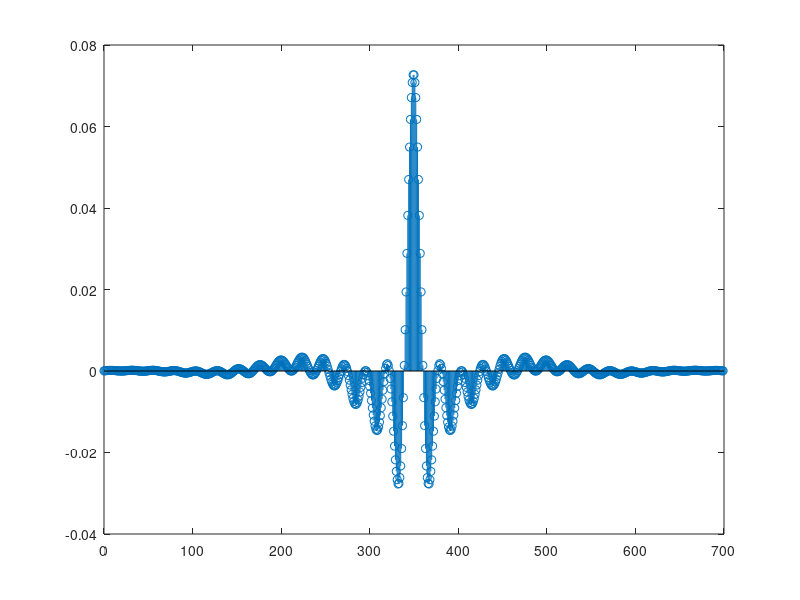
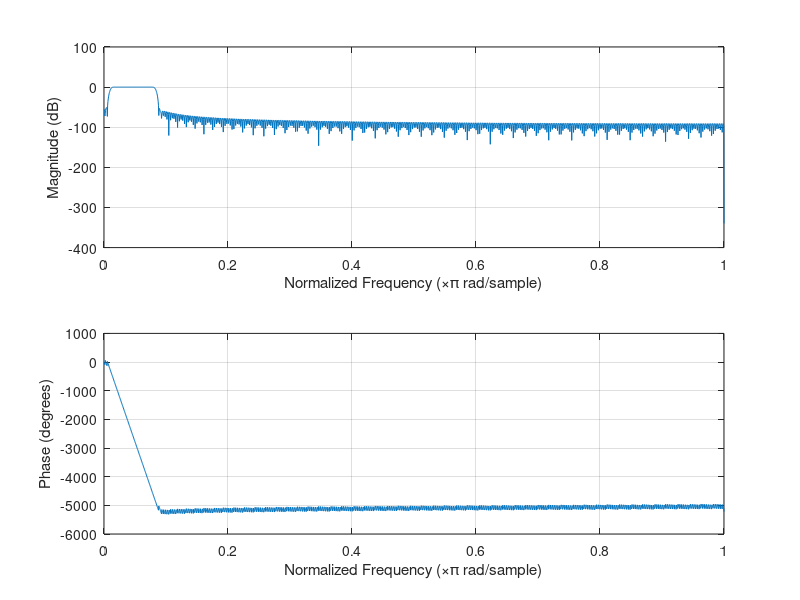

The MATLAB script that drew these images, in order: (Note: this script raises an error after producing the figures.)
fs = 48000; % sample rate
f1 = 250;
f2 = 2000;
f0 = (f2 - f1)/2 + f1;
w1 = (f1 / (fs / 2)) * pi;
w2 = (f2 / (fs / 2)) * pi;
w0 = (f0 / (fs / 2)) * pi; % centre frequency for bandpass filter
wb = w2 - w1; % bandwidth of bandpass filter
wc = wb / 2; % cutoff frequency for needed lowpass filter
N = 700; % number of filter coefficients
win = hamming(N)'; % window: transposed so .* can be used
n = 0:N-1;
L = (N-1)/2;
hLP_tmp = win .* ((wc/pi) * sinc((wc/pi) * (n - L)));
hBP = 2 * cos((n - L) * w0) .* hLP_tmp;
figure; stem(n, hBP);
figure; freqz(hBP, 1);
subplot(2,1,1); refline(0,-3); % Add a -3 dB reference line
figure; zplane(hBP, 1);